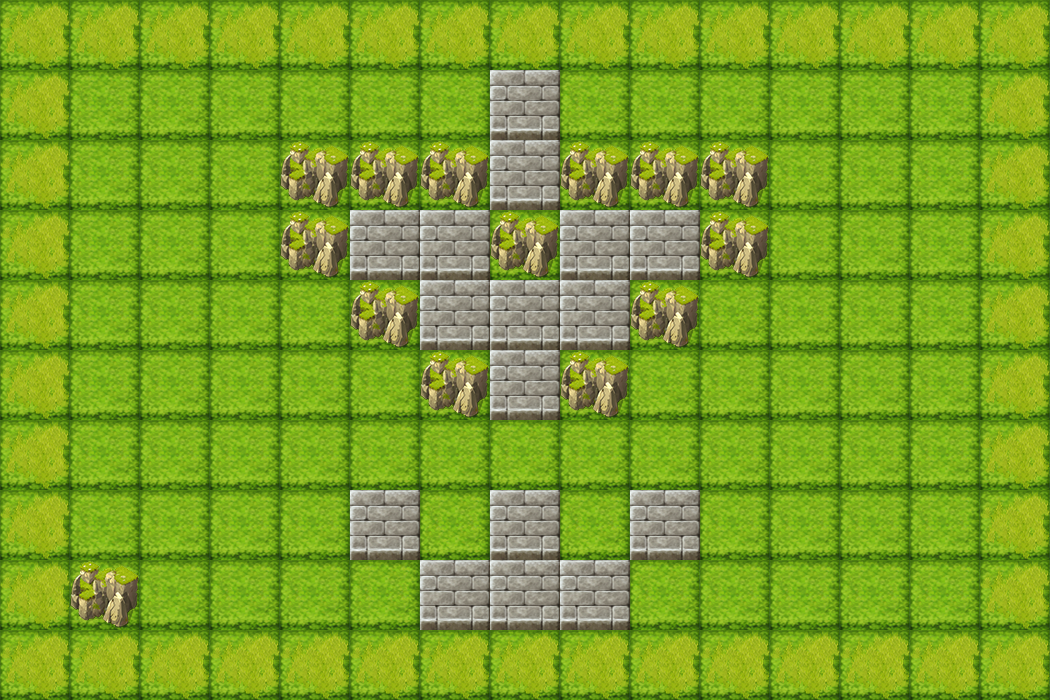

This game map was drawn from its Tiled (.tmx) file and the tilesets committed beside it. A one-line description and the trimmed map source follow:
An orthogonal 15x10 tile map with 70x70 px tiles, 2 tile layers (bgLayer, walkLayer) and 14 objects (2x monster_1, player, key, exit, box_3, ...).

<map version="1.0" orientation="orthogonal" renderorder="right-down" width="15" height="10" tilewidth="70" tileheight="70" nextobjectid="31">
 <properties>
  <property name="hp" value="490" />
  <property name="speed" value="500" />
 </properties>
 <tileset firstgid="1" name="222" tilewidth="70" tileheight="70" tilecount="56">
  <image source="222.png" width="560" height="490" />
 </tileset>
 <layer name="bgLayer" width="15" height="10">
  <data>[150 cells, 150 non-empty, 1 distinct tile ids]</data>
 </layer>
 <layer name="walkLayer" width="15" height="10">
  <data>[150 cells, 76 non-empty, 3 distinct tile ids]</data>
 </layer>
 <objectgroup name="object0">
  <object id="1" name="player" x="420" y="490" width="70" height="70">
   <properties>
    <property name="hp" value="100" />
    <property name="lv" value="1" />
   </properties>
  </object>
 </objectgroup>
 <objectgroup name="object1">
  <object id="2" name="key" x="910" y="350" width="70" height="70" />
  <object id="3" name="exit" x="910" y="70" width="70" height="70" />
 </objectgroup>
 <objectgroup name="object2">
  <object id="4" name="box_3" x="350" y="560" width="70" height="70" />
  <object id="5" name="box_2" x="70" y="70" width="70" height="70" />
  <object id="6" name="box_1" x="910" y="560" width="70" height="70" />
 </objectgroup>
 <objectgroup name="object4">
  <object id="28" name="monster_1" x="280" y="280" width="70" height="70">
   <properties>
    <property name="dirX" value="0" />
    <property name="dirY" value="-1" />
    <property name="distance" value="4" />
    <property name="path" value="monster_1.png" />
    <property name="reverse" value="-2" />
    <property name="speed" value="100" />
   </properties>
  </object>
  <object id="29" name="monster_2" x="350" y="350" width="70" height="70">
   <properties>
    <property name="dirX" value="-1" />
    <property name="dirY" value="0" />
    <property name="path" value="monster_0.png" />
    <property name="reverse" value="-1" />
    <property name="speed" value="100" />
   </properties>
  </object>
  <object id="30" name="monster_1" x="910" y="140" width="70" height="70">
   <properties>
    <property name="dirX" value="-1" />
    <property name="dirY" value="0" />
    <property name="path" value="monster_0.png" />
    <property name="reverse" value="-1" />
    <property name="speed" value="100" />
   </properties>
  </object>
 </objectgroup>
 <objectgroup name="object5">
  <object id="23" name="transfer0_0" x="420" y="70" width="70" height="70" />
  <object id="26" name="transfer1_0" x="560" y="490" width="70" height="70" />
 </objectgroup>
 <objectgroup name="object3">
  <object id="15" name="trap_2" x="210" y="140" width="70" height="70" />
  <object id="17" name="trap_1" x="770" y="560" width="70" height="70" />
  <object id="19" name="trap_0" x="70" y="140" width="70" height="70" />
 </objectgroup>
</map>
